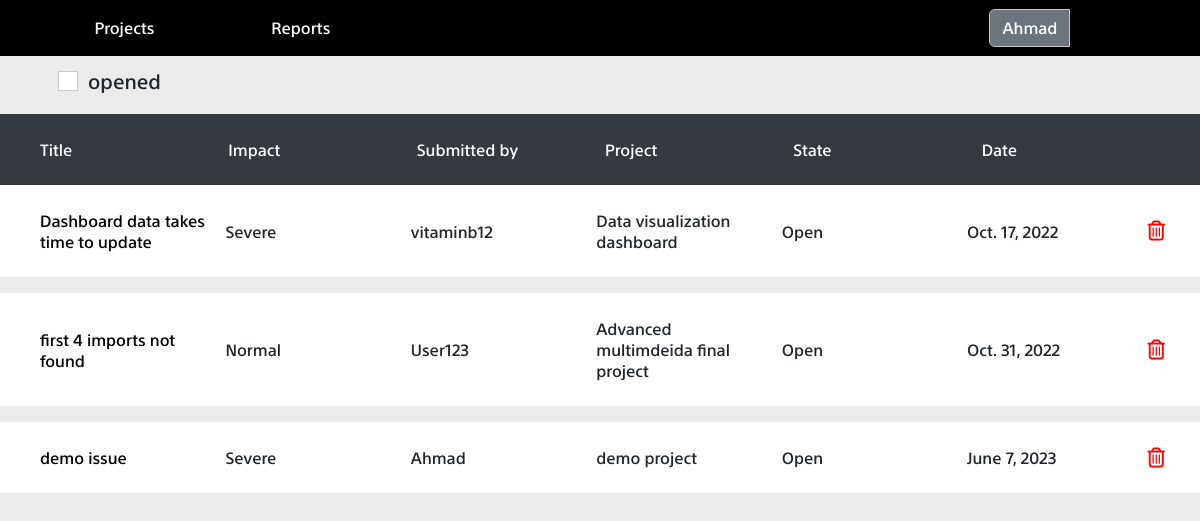
Page /reports (signed in) on the earlier database version.
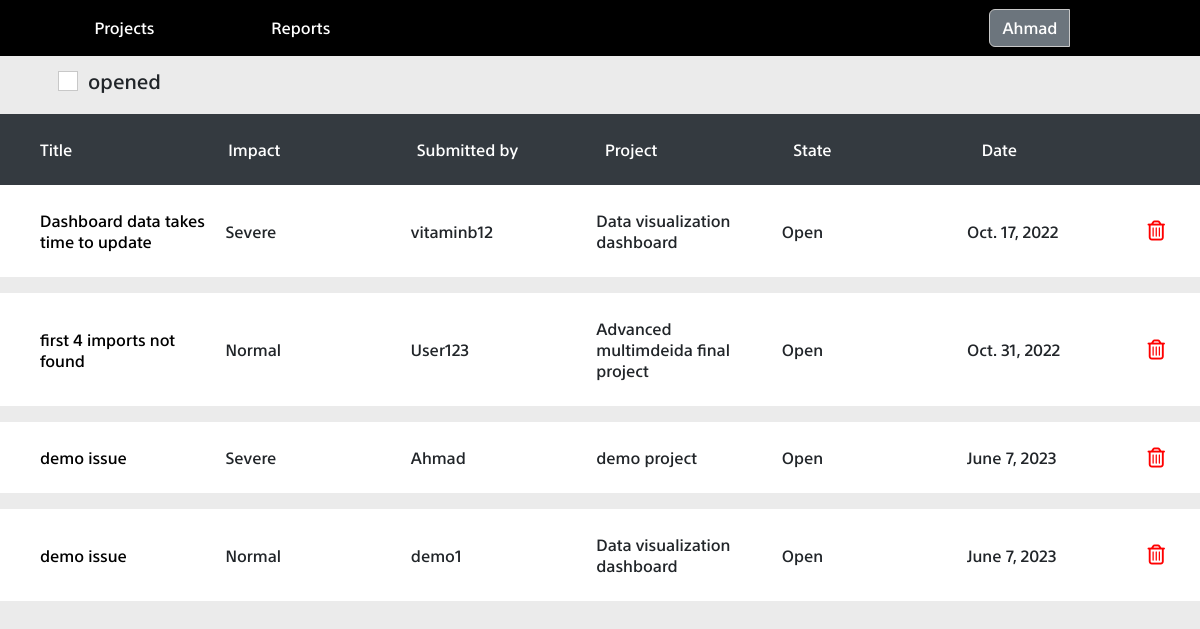
Same page on the later database version.
### report/models.py (models this page shows, shortened)
class report(models.Model):
    title = models.CharField(max_length=30)
    options = (
        ("Severe", "severe")
        , ("Normal", "normal")
        , ("Mild", "mild")
    )
    severity = models.CharField(max_length=20, choices=options, default="severe")
    description = models.TextField()
    attachment = models.FileField(upload_to='static/uploads/', blank=True)
    states = (
        ("Open", "open")
        , ("Closed", "closed")
    )
    state = models.CharField(max_length=20, choices=states, default="open")
    date_added = models.DateField()
    reported_by = models.ForeignKey(User, related_name="submitter", on_delete=models.SET_NULL, null=True)
    assigned_to = models.ManyToManyField(User ,related_name="assign")
    belongs_to = models.ForeignKey(project, on_delete=models.CASCADE , null=True, blank=True)

### project/models.py (models this page shows, shortened)
class project(models.Model):
	name = models.CharField(max_length = 40)
	date_added = models.DateField()
	bugs_count = models.IntegerField()

### report/views.py (the view)
# urls.py: path('reports' , all_reports , name="reports"),
@login_required(login_url = "signin")
def all_reports(request):
    assigned = report.objects.all().filter(assigned_to = request.user )
    reports = report.objects.all()
    context = {"reports": reports , "assigned":assigned}
    if request.method == 'GET' and request.headers.get("ajax") == "true" and request.headers.get(
            "ajaxFunction") == "showOpen" and request.headers.get("method") == "open":
        rep = reports.exclude(state="Closed")
        return reports_collection_to_json(rep)
    elif request.method == 'GET' and request.headers.get("ajax") == "true" and request.headers.get(
            "ajaxFunction") == "showOpen" and request.headers.get("method") == "all":
        return reports_collection_to_json(reports)
    if request.method == 'GET' and request.headers.get("ajax") == "true" and request.headers.get(
            "ajaxFunction") == "delete" :
        target_report = report.objects.all().filter(id = request.headers.get('reportid'))[0]
        target_report.delete()
        return reports_collection_to_json(report.objects.all())
    return render(request, "reports.html", context)

### templates/reports.html (shortened to what this page needs)
{% extends "base.html" %}
{% load static %}
{% block css_files %}
<link rel="stylesheet" href="{% static 'bootstrap.min.css' %}">
<link rel="stylesheet" href="{% static 'base.css' %}">
<link rel="stylesheet" href="{% static 'fa/css/all.min.css' %}">
<link rel="stylesheet" href="{% static 'home.css' %}">
{% endblock %}
{% block content %}
<div id="filter_opened"><div class="form-check mx-5">
    <input class="form-check-input" type="checkbox" value="" id="openfilter">
    <label class="form-check-label" for="flexCheckDefault">
       opened
   </label>
</div></div>
<table id="reports_table" class="mt-3">
    <thead id="projects_head">
        <tr class="project_row">
            <td class="project_cell">Title</td>
            <td  class="project_cell">Impact</td>
            <td class="project_cell">Submitted by</td>
            <td class="project_cell">Project</td>
            <td class="project_cell">State</td>
            <td class="project_cell">Date</td>
        </tr>
    </thead>
    <tbody id="table_body">
        {% for report in reports %}
        <tr class="project_row data_row mb-3">
            <td class="project_cell project_data"><a href="{% url 'reports' %}/{{ report.id }}" class="black_color">{{ report.title }}</a></td>
            <td class="project_cell project_data">{{ report.severity }}</td>
            <td class="project_cell project_data">{{ report.reported_by }}</td>
            <td class="project_cell project_data">{{ report.belongs_to.name }}</td>
            <td class="project_cell project_data">{{ report.state }}</td>
            <td class="project_cell project_data">{{ report.date_added }}</td>
            <td><i id="{{report.id}}" class="fa-regular fa-trash-can remove_report"></i></td>
        </tr>
        {% endfor %}
    </tbody>
</table>
{% endblock %}

Differences in the rows shown:
added report: title "demo issue", severity "Normal", reported_by "demo1", belongs_to.name "Data visualization dashboard", state "Open", date_added "June 7, 2023"
